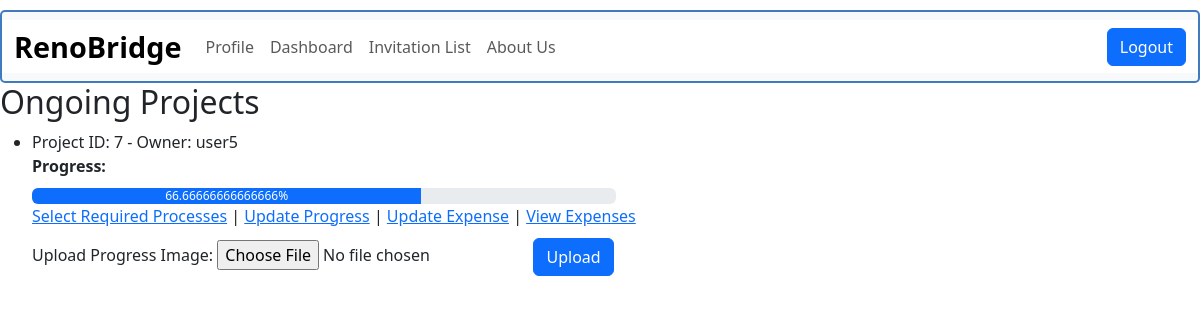
The page /expert/dashboard/ (signed in) on the database as committed earlier.
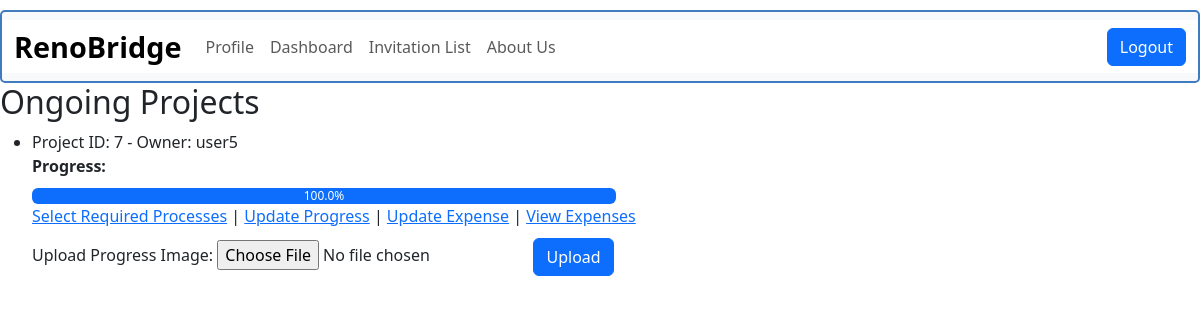
The same page on the database as committed later.
### renobridge/models.py (models this page shows, shortened)
class Project(models.Model):
    owner = models.ForeignKey(Homeowner, on_delete=models.CASCADE, related_name='projects')
    contractor = models.ForeignKey(Contractor, on_delete=models.SET_NULL, null=True, related_name='projects')
    processes_required = models.JSONField(null=True, blank=True)
    processes_completed = models.JSONField(null=True, blank=True)
    budget_allocated = models.DecimalField(max_digits=10, decimal_places=2, null=True, blank=True)
    expenses_spent = models.DecimalField(max_digits=10, decimal_places=2, default=0.00)
    total_duration = models.PositiveIntegerField(help_text="Expected total duration in days", null=True, blank=True)
    duration_spent = models.PositiveIntegerField(help_text="Actual duration spent in days", default=0)
    progress_percentage = models.FloatField(default=0)
    status = models.CharField(max_length=20, default='In Progress')
    def __str__(self):
        return f'Project for {self.owner.user.username} - {self.id}'

class Homeowner(models.Model):
    user = models.OneToOneField(settings.AUTH_USER_MODEL, on_delete=models.CASCADE)
    full_name = models.CharField(max_length=200)
    location = models.CharField(max_length=100)
    property_type = models.CharField(max_length=100)
    property_size = models.CharField(max_length=100)
    preferred_style = models.CharField(max_length=100)
    services_required = models.TextField()  # Store services as comma-separated values
    budget = models.CharField(max_length=100)
    duration = models.CharField(max_length=100)
    start_date = models.DateField(null=True, blank=True)
    floorplan_img = models.ImageField(upload_to='floorplans/', blank=True, null=True)

class CustomUser(AbstractUser):
    user_type = models.CharField(max_length=20)  # Store userType (e.g., "homeowner", "contractor")

### renobridge/views.py (the view)
# urls.py: path('expert/dashboard/', views.contractor_dashboard, name='expert_dashboard'),
@login_required
def contractor_dashboard(request):
    contractor = get_object_or_404(Contractor, user=request.user)
    ongoing_projects = Project.objects.filter(contractor=contractor)
    print(f'contractor_dashboard view reached for contractor: {contractor.company_name}')
    print(f'Ongoing projects for contractor {contractor.company_name}: {list(ongoing_projects)}')
    return render(request, 'expert_dashboard.html', {'projects': ongoing_projects})

### renobridge/templates/expert_dashboard.html (shortened to what this page needs)
{% load static %}
<!DOCTYPE html>
<html lang="en">
<head>
    <link rel="stylesheet" href="https://cdn.jsdelivr.net/npm/bootstrap@5.3.3/dist/css/bootstrap.min.css">
    <link rel="stylesheet" href="{% static 'style.css' %}">
</head>
<body>
    <nav class="navbar navbar-expand-lg bg-body-tertiary navbar-frame">
        <div class="container-fluid" style="background-color: white;">
          <a class="navbar-brand" href="{% url 'renobridge' %}">RenoBridge</a>
          <div class="collapse navbar-collapse" id="navbarSupportedContent">
            <ul class="navbar-nav me-auto mb-2 mb-lg-0">
              <li class="nav-item">
                <a class="nav-link" href="{% url 'expert_profile' request.user.id %}">Profile</a>
              </li>
              <li class="nav-item">
                <a class="nav-link" href="{% url 'expert_dashboard'%}">Dashboard</a>
              </li>
              <li class="nav-item">
                <a class="nav-link" href="{% url 'expert_invitation_list'%}">Invitation List</a>
              </li>
              <li class="nav-item">
                <a class="nav-link" href="#">About Us</a>
              </li>
            </ul>
            {% if user.is_authenticated %}
            <ul class="navbar-nav ms-auto mb-2 mb-lg-0">
              <li class="nav-item">
                  <a class="btn btn-primary text-white ms-2" href="{% url 'logout' %}">Logout</a>
              </li>
            </ul>
            {% endif %}
          </div>
        </div>
    </nav>
    <h2>Ongoing Projects</h2>
    <ul>
        {% for project in projects %}
            <li>
                Project ID: {{ project.id }} - Owner: {{ project.owner.user.username }}
                <div>
                  <strong>Progress:</strong>
                  <div class="progress" style="width: 50%; margin-top: 10px;">
                      <div class="progress-bar" role="progressbar" aria-valuenow="{{ project.progress_percentage }}" aria-valuemin="0" aria-valuemax="100" style="width: {{project.progress_percentage}}%;">
                          {{ project.progress_percentage }}%
                      </div>
                  </div>
              </div>
                <a href="{% url 'select_processes' project.id %}">Select Required Processes</a>
                | <a href="{% url 'update_progress' project.id %}">Update Progress</a>
                | <a href="{% url 'update_expense' project.id %}">Update Expense</a>
                | <a href="{% url 'view_expenses' project.id %}">View Expenses</a>
                <form action="{% url 'upload_project_photo' project.id %}" method="post" enctype="multipart/form-data" style="margin-top: 10px;">
                  <label for="progress_photo">Upload Progress Image:</label>
                  <input type="file" name="progress_photo" accept="image/*" required>
                  <button type="submit" class="btn btn-primary">Upload</button>
                </form>
              </li>
        {% endfor %}
    </ul>
</body>
</html>

Rows that differ between the two databases and show on the page:
changed Project "user5": progress_percentage "66.66666666666666" → "100.0"
